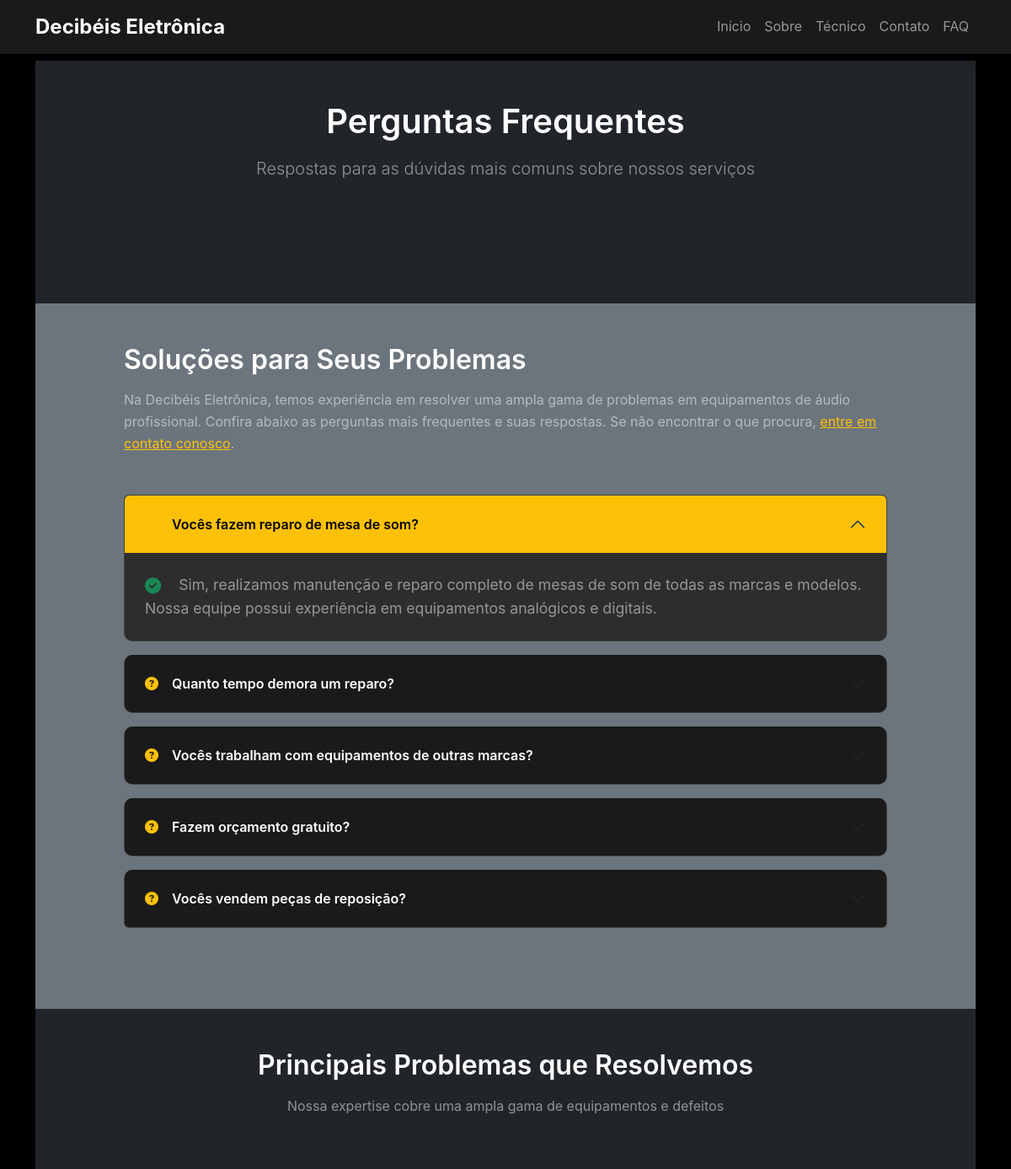
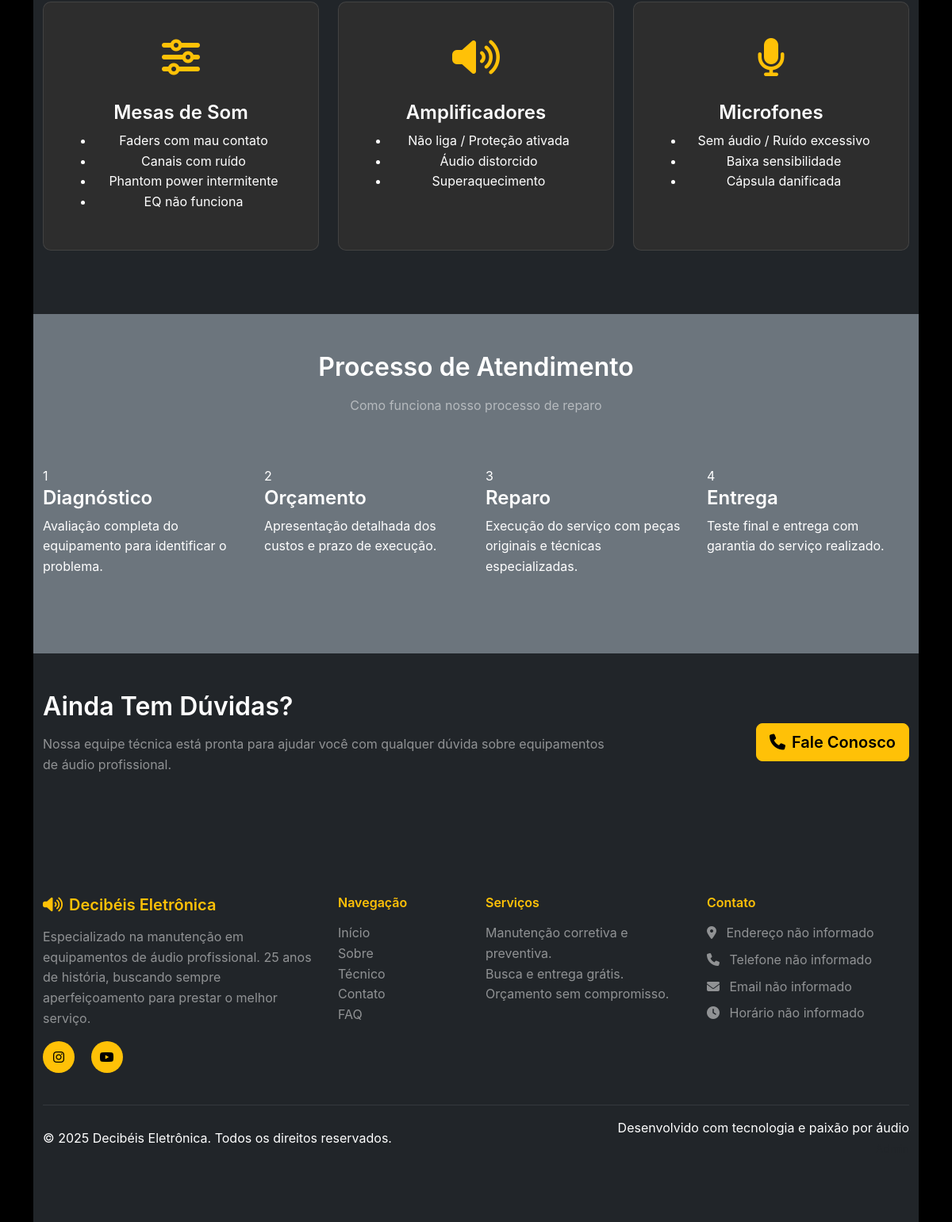
The app's page /faq.php with its own data (2 pictures, top to bottom).
### tables this page shows
CREATE TABLE faq (
    id INT AUTO_INCREMENT PRIMARY KEY,
    question VARCHAR(300) NOT NULL,
    answer TEXT NOT NULL,
    order_position INT DEFAULT 0,
    is_active BOOLEAN DEFAULT TRUE,
    created_at TIMESTAMP DEFAULT CURRENT_TIMESTAMP
);

### config.php (called while the page is built, shortened)
<?php
class Database {
    private $connection;
    public function __construct() {
        try {
            $this->connection = new PDO(
                "mysql:host=" . DB_HOST . ";dbname=" . DB_NAME . ";charset=utf8mb4",
                DB_USER,
                DB_PASS,
                [
                    PDO::ATTR_ERRMODE => PDO::ERRMODE_EXCEPTION,
                    PDO::ATTR_DEFAULT_FETCH_MODE => PDO::FETCH_ASSOC,
                    PDO::MYSQL_ATTR_INIT_COMMAND => "SET NAMES utf8mb4"
                ]
            );
        } catch (PDOException $e) {
            die("Erro na conexão: " . $e->getMessage());
        }
    }
    public function query($sql, $params = []) {
        $stmt = $this->connection->prepare($sql);
        $stmt->execute($params);
        return $stmt;
    }
    public function fetchAll($sql, $params = []) {
        return $this->query($sql, $params)->fetchAll();
    }
}
$db = new Database();
?>

### faq.php (the view, shortened to what this page needs)
<?php
require_once 'config.php';
$faqs = $db->fetchAll("SELECT * FROM faq WHERE is_active = TRUE ORDER BY order_position ASC");
include 'includes/header.php';
?>
<section class="py-5 bg-dark">
    <div class="container">
        <div class="row">
            <div class="col-12 text-center mb-5">
                <h1 class="text-white mb-3">Perguntas Frequentes</h1>
                <p class="text-white-50 lead">Respostas para as dúvidas mais comuns sobre nossos serviços</p>
            </div>
        </div>
    </div>
</section>
<section class="py-5 bg-secondary">
    <div class="container">
        <div class="row">
            <div class="col-lg-10 mx-auto">
                <div class="faq-intro mb-5">
                    <h2 class="text-white mb-3">Soluções para Seus Problemas</h2>
                    <p class="text-white-50">
                        Na Decibéis Eletrônica, temos experiência em resolver uma ampla gama de problemas em equipamentos de áudio profissional.
                        Confira abaixo as perguntas mais frequentes e suas respostas. Se não encontrar o que procura,
                        <a href="contact.php" class="text-warning">entre em contato conosco</a>.
                    </p>
                </div>
                <?php if (!empty($faqs)): ?>
                <div class="accordion" id="faqAccordion">
                    <?php foreach ($faqs as $index => $faq): ?>
                    <div class="accordion-item">
                        <h3 class="accordion-header" id="heading<?php echo $faq['id']; ?>">
                            <button class="accordion-button <?php echo ($index > 0) ? 'collapsed' : ''; ?>"
                                    type="button"
                                    data-bs-toggle="collapse"
                                    data-bs-target="#collapse<?php echo $faq['id']; ?>"
                                    aria-expanded="<?php echo ($index == 0) ? 'true' : 'false'; ?>"
                                    aria-controls="collapse<?php echo $faq['id']; ?>">
                                <i class="fas fa-question-circle me-3 text-warning"></i>
                                <?php echo htmlspecialchars($faq['question']); ?>
                            </button>
                        </h3>
                        <div id="collapse<?php echo $faq['id']; ?>"
                             class="accordion-collapse collapse <?php echo ($index == 0) ? 'show' : ''; ?>"
                             aria-labelledby="heading<?php echo $faq['id']; ?>"
                             data-bs-parent="#faqAccordion">
                            <div class="accordion-body">
                                <div class="faq-answer">
                                    <i class="fas fa-check-circle text-success me-3"></i>
                                    <?php echo nl2br(htmlspecialchars($faq['answer'])); ?>
                                </div>
                            </div>
                        </div>
                    </div>
                    <?php endforeach; ?>
                </div>
                <?php else: ?>
                    <p class="text-center text-white">Nenhuma pergunta frequente encontrada no momento.</p>
                <?php endif; ?>
            </div>
        </div>
    </div>
</section>
<section class="py-5 bg-dark">
    <div class="container">
        <div class="row">
            <div class="col-12 text-center mb-5">
                <h2 class="text-white mb-3">Principais Problemas que Resolvemos</h2>
                <p class="text-white-50">Nossa expertise cobre uma ampla gama de equipamentos e defeitos</p>
            </div>
        </div>
        <div class="row g-4">
            <div class="col-md-6 col-lg-4">
                <div class="problem-card">
                    <div class="problem-icon"><i class="fas fa-sliders-h"></i></div>
                    <h4>Mesas de Som</h4>
                    <ul class="problem-list">
                        <li>Faders com mau contato</li>
                        <li>Canais com ruído</li>
                        <li>Phantom power intermitente</li>
                        <li>EQ não funciona</li>
                    </ul>
                </div>
            </div>
            <div class="col-md-6 col-lg-4">
                <div class="problem-card">
                    <div class="problem-icon"><i class="fas fa-volume-up"></i></div>
                    <h4>Amplificadores</h4>
                    <ul class="problem-list">
                        <li>Não liga / Proteção ativada</li>
                        <li>Áudio distorcido</li>
                        <li>Superaquecimento</li>
                    </ul>
                </div>
            </div>
            <div class="col-md-6 col-lg-4">
                <div class="problem-card">
                    <div class="problem-icon"><i class="fas fa-microphone"></i></div>
                    <h4>Microfones</h4>
                    <ul class="problem-list">
                        <li>Sem áudio / Ruído excessivo</li>
                        <li>Baixa sensibilidade</li>
                        <li>Cápsula danificada</li>
                    </ul>
                </div>
            </div>
        </div>
    </div>
</section>
<section class="py-5 bg-secondary">
    <div class="container">
        <div class="row">
            <div class="col-12 text-center mb-5">
                <h2 class="text-white mb-3">Processo de Atendimento</h2>
                <p class="text-white-50">Como funciona nosso processo de reparo</p>
            </div>
        </div>
        <div class="row g-4">
            <div class="col-md-6 col-lg-3">
                <div class="process-step">
                    <div class="step-number">1</div>
                    <div class="step-content">
                        <h4>Diagnóstico</h4>
                        <p>Avaliação completa do equipamento para identificar o problema.</p>
                    </div>
                </div>
            </div>
            <div class="col-md-6 col-lg-3">
                <div class="process-step">
                    <div class="step-number">2</div>
                    <div class="step-content">
                        <h4>Orçamento</h4>
                        <p>Apresentação detalhada dos custos e prazo de execução.</p>
                    </div>
                </div>
            </div>
            <div class="col-md-6 col-lg-3">
                <div class="process-step">
                    <div class="step-number">3</div>
                    <div class="step-content">
                        <h4>Reparo</h4>
                        <p>Execução do serviço com peças originais e técnicas especializadas.</p>
                    </div>
                </div>
            </div>
            <div class="col-md-6 col-lg-3">
                <div class="process-step">
                    <div class="step-number">4</div>
                    <div class="step-content">
                        <h4>Entrega</h4>
                        <p>Teste final e entrega com garantia do serviço realizado.</p>
                    </div>
                </div>
            </div>
        </div>
    </div>
</section>
<section class="py-5 bg-dark">
    <div class="container">
        <div class="row align-items-center">
            <div class="col-lg-8">
                <h2 class="text-white mb-3">Ainda Tem Dúvidas?</h2>
                <p class="text-white-50 mb-4">
                    Nossa equipe técnica está pronta para ajudar você com qualquer dúvida sobre equipamentos de áudio profissional.
                </p>
            </div>
            <div class="col-lg-4 text-lg-end">
                <a href="contact.php" class="btn btn-warning btn-lg">
                    <i class="fas fa-phone me-2"></i>Fale Conosco
                </a>
            </div>
        </div>
    </div>
</section>
<?php
include 'includes/footer.php';
?>

### assets/css/style.css (style rules this page uses)
:root { --primary-black: #000000; --secondary-black: #1a1a1a; --dark-gray: #2d2d2d; --light-gray: #666666; --warning-yellow: #ffc107; --success-green: #28a745; --white: #ffffff; --white-50: rgba(255, 255, 255, 0.5); }
html, body { font-family: -apple-system, BlinkMacSystemFont, 'Segoe UI', Roboto, sans-serif; background-color: var(--primary-black); color: var(--white); line-height: 1.6; overflow-x: hidden; scroll-behavior: smooth; }
body { position: relative; }
h1, h2, h3, h4, h5, h6 { font-weight: 600; line-height: 1.2; }
.text-white-50 { color: var(--white-50) !important; }
.py-5.bg-dark, .py-5.bg-secondary { padding-top: 3rem !important; padding-bottom: 5rem !important; }
.service-card, .mission-card, .partner-card, .stat-card, .feature-card, .problem-card, .maintenance-card, .news-card, .location-info, .contact-form-container, .schedule-card { background-color: var(--dark-gray); padding: 2rem; border-radius: 10px; height: 100%; border: 1px solid rgba(255, 255, 255, 0.1); transition: transform 0.3s ease, box-shadow 0.3s ease; text-align: center; }
.service-icon, .mission-icon, .partner-logo, .feature-icon, .problem-icon, .maintenance-icon { font-size: 3rem; color: var(--warning-yellow); margin-bottom: 1rem; text-align: center; }
.accordion-item { background-color: var(--dark-gray); border: 1px solid rgba(255, 255, 255, 0.1); margin-bottom: 1rem; border-radius: 10px; overflow: hidden; }
.accordion-button { background-color: var(--secondary-black); color: var(--white); border: none; font-weight: 600; padding: 1.5rem; box-shadow: none; }
.accordion-button:not(.collapsed) { background-color: var(--warning-yellow); color: var(--primary-black); box-shadow: none; }
.accordion-body { background-color: var(--dark-gray); padding: 1.5rem; }
.faq-answer { color: var(--white-50); font-size: 1.1rem; line-height: 1.6; }
.faq-answer i { font-size: 1.2rem; vertical-align: middle; }
.btn-warning { background-color: var(--warning-yellow); border-color: var(--warning-yellow); color: var(--primary-black); font-weight: 600; }
.process-step { padding: 0; background: none; border: none; height: auto; transition: none; }

### records on screen
faq: question "Vocês fazem reparo de mesa de som?", answer "Sim, realizamos manutenção e reparo completo de mesas de som de todas as marcas e modelos. Nossa equipe possui experiência em equipamentos analógicos e digitais."
faq: question "Quanto tempo demora um reparo?"
faq: question "Vocês trabalham com equipamentos de outras marcas?"
faq: question "Fazem orçamento gratuito?"
faq: question "Vocês vendem peças de reposição?"

### other values on screen
$companyInfo['company_name'] "Decibéis Eletrônica"
$companyInfo['address'] "Endereço não informado"
$companyInfo['phone'] "Telefone não informado"
$companyInfo['email'] "Email não informado"
$companyInfo['business_hours'] "Horário não informado"
